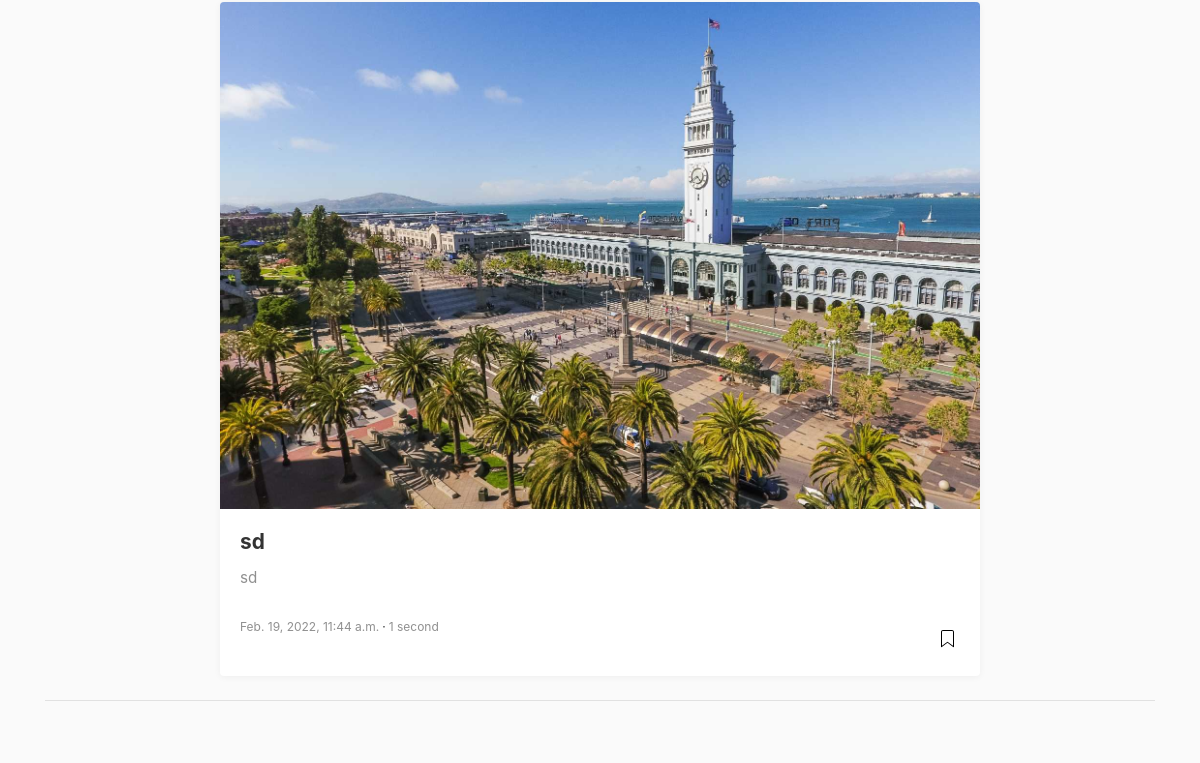
The page /accounts/profile/ (signed in, lower part) on the database as committed earlier.
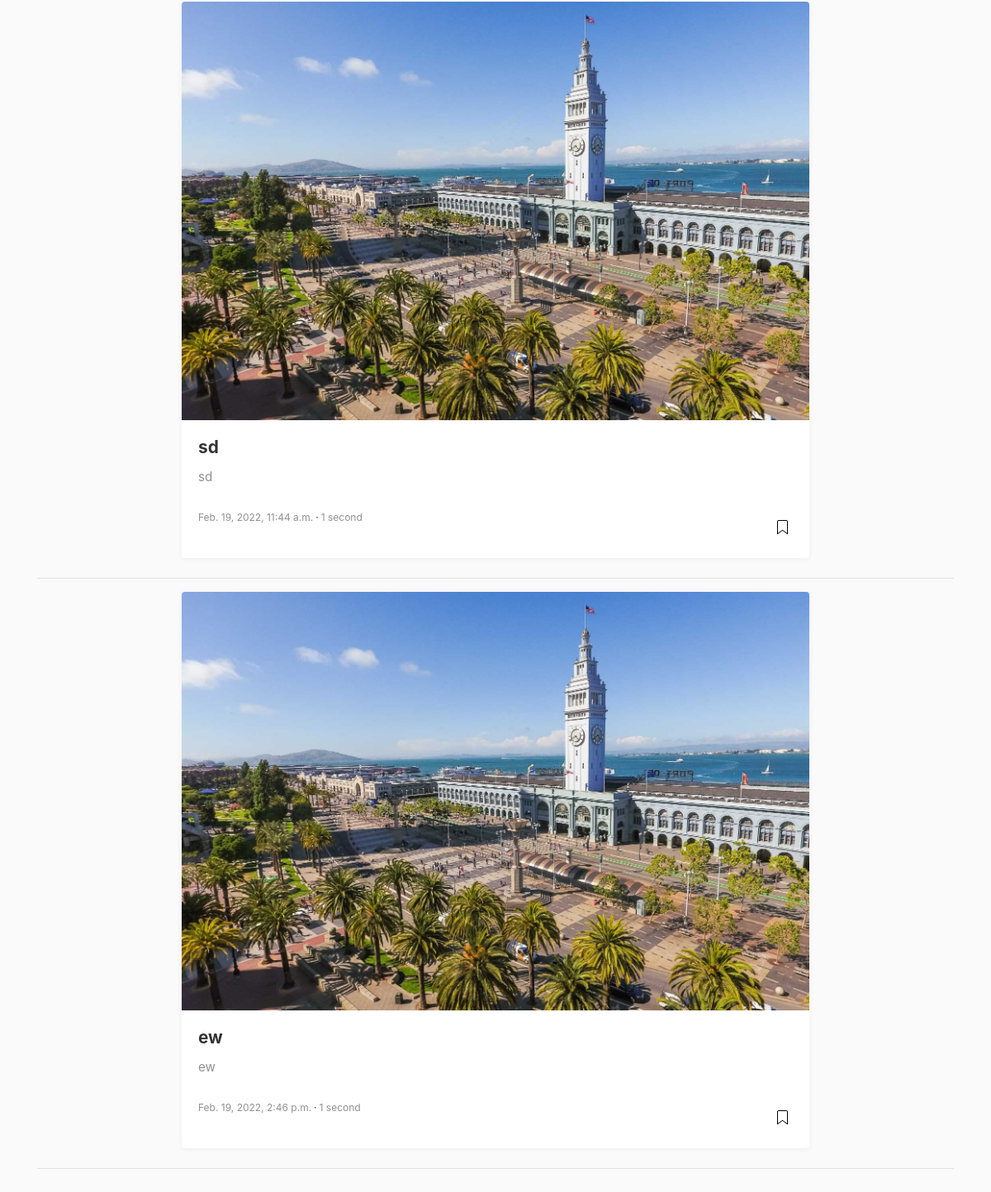
The same page on the database as committed later.
### articles/models.py (models this page shows, shortened)
class Post(models.Model):
    owner = models.ForeignKey(Profile, on_delete=models.CASCADE, blank=True)
    title = models.CharField(max_length=300)
    body = models.TextField()
    id = models.BigAutoField(primary_key=True, editable=False, unique=True)
    created = models.DateTimeField(auto_now_add=True)
    image = models.ImageField(default='c2.jpg', null=True, blank=True, upload_to='')
    tags = models.ManyToManyField('Tag', blank=True)
    slug = models.SlugField(max_length=300, null=True, blank=True, unique=True)
    @property
    def reading_time(self):
        word_count = len(self.body.split())
        time = word_count / 200
        round_time = round(time)
        if time < 1:
            time = "1 second"
        else:
            time = f"{round_time} minute"
        return time
    def get_absolute_url(self):
        return reverse('post_detail', kwargs={"slug": self.slug})

### users/views.py (the view)
# urls.py: path('profile/', views.AccountView.as_view(), name='profile')
class AccountView(LoginRequiredMixin, View):
    template_name = 'users/account.html'
    def get(self, *args, **kwargs):
        profile = self.request.user.profile
        return render(self.request, self.template_name, {'profile':profile})

### users/models.py (called while the page is built)
    def get_absolute_url(self):
        return reverse("profile_detail", kwargs={"pk": self.id})

### users/templates/users/account.html (shortened to what this page needs)
{% extends 'main.html' %}
{% block content %}
<div class="graybg authorpage">
	<div class="container">
		<div class="listrecent listrelated">
            {% for post in profile.post_set.all %}
		    <div class="authorpostbox">
					<div class="card">
		        <img class="img-fluid img-thumb" src="assets/img/demopic/9.jpg" alt="">
		        <div class="card-block">
		          <h2 class="card-title"><a href="{{post.get_absolute_url}}">{{post.title}}</a></h2>
              <h4 class="card-text">{{post.body|slice:"50"}}</h4>
              <div class="metafooter">
		             <div class="wrapfooter">
		              <span class="meta-footer-thumb">
		              <span class="post-date">{{post.created}}</span><span class="dot"></span><span class="post-read">{{post.reading_time}}</span>
		              </span>
		              <span class="post-read-more"><a href="post.html" title="Read Story"></a></span>
		            </div>
		          </div>
		        </div>
					</div>
		    </div>
            <hr>
            {% endfor %}
		</div>
	</div>
</div>
{% endblock content %}

Rows that differ between the two databases and show on the page:
added Post: title "ew", body "ew", created "Feb. 19, 2022, 2:46 p.m.", reading_time "1 second"
